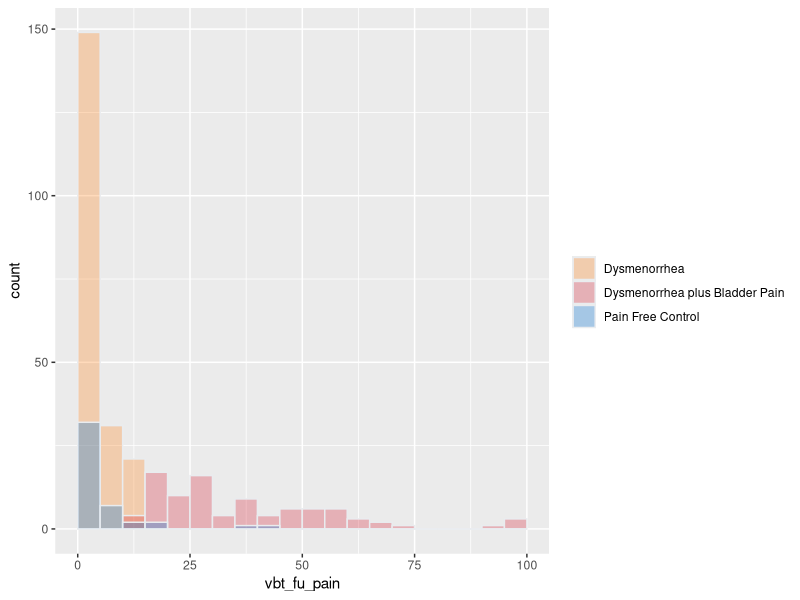
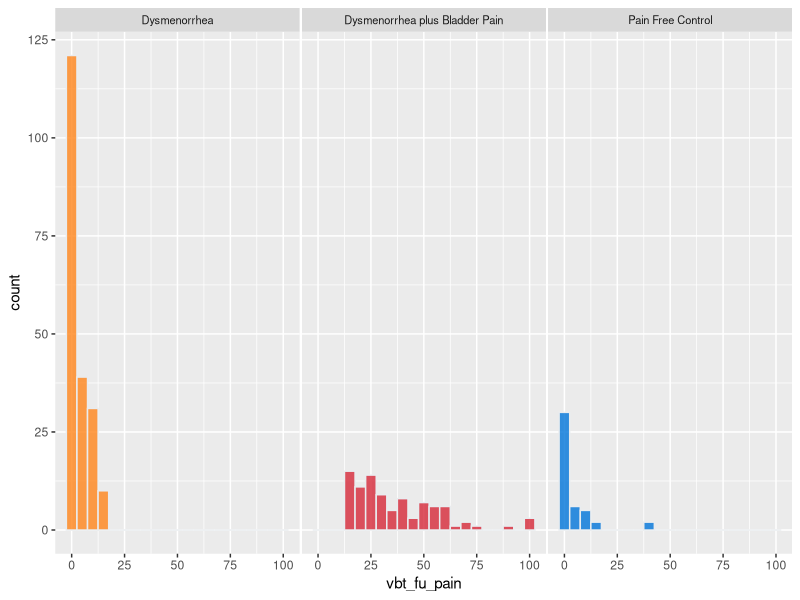
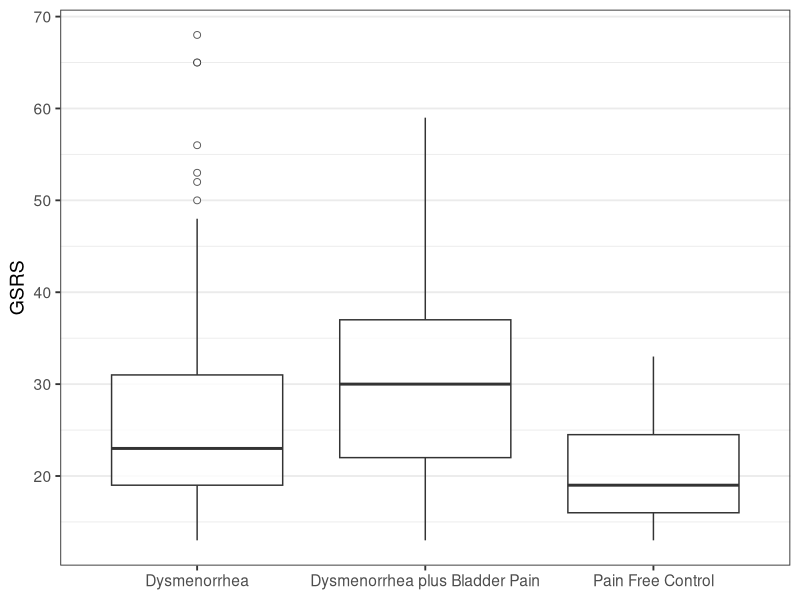
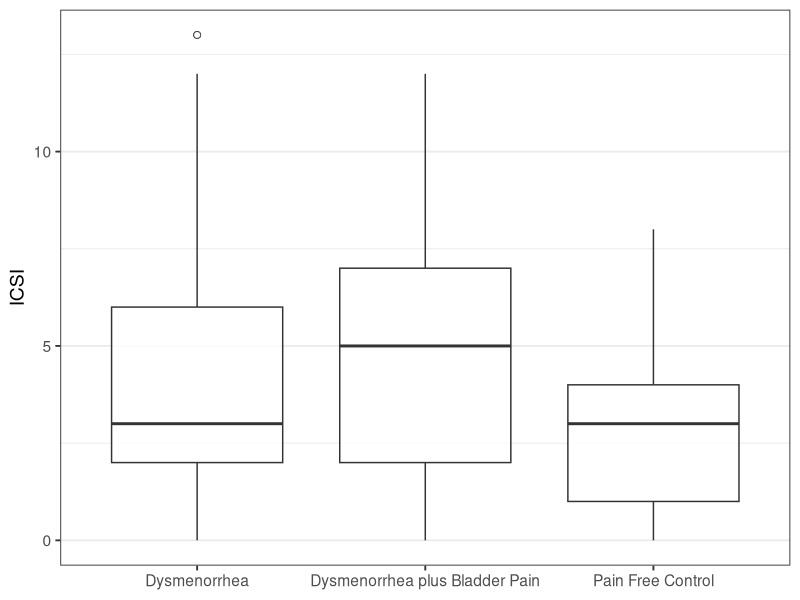
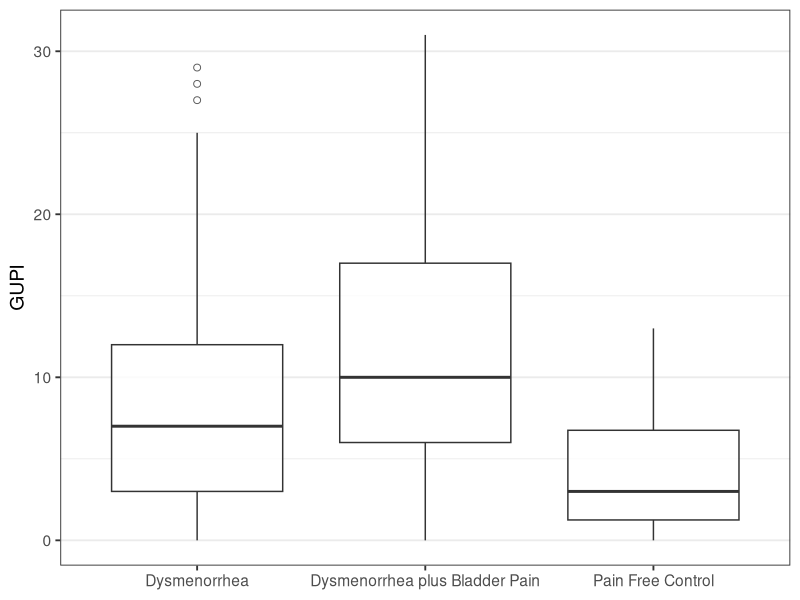

Here is the R script that generated these plots, in order: (Note: this script raises an error after producing the figures.)
#VBT Predictive Factors ~ part 2 (graphs)
#Written by Sarah Darnell, last modified 12.18.25

library(readr)
library(dplyr)
library(ggplot2)

#set working directory
setwd("~/Sarah work stuff/2025 Data Projects/VBT Predictive Factors CRAMPP2")

#import latest dataset
redcap <- read_csv("Edited data files/redcap_post_supplementary_vars.csv")

redcap_subset <- redcap %>%
  filter(redcap_event_name == "virtual_assessment_arm_1") %>%
  select(record_id, Group, vbt_fu_pain)

#1746, 1760, 1956, 2661, 2995 need to be switched to DYS instead of DYSB

########################
##Histogram of FU pain##
########################

#option 1 - Mirror histogram - need to figure out transparency
ggplot(redcap, aes(x = vbt_fu_pain, fill = Group)) +
  geom_histogram(color="#e9ecef", alpha=0.3, position = 'identity', 
                 binwidth = 5, boundary = 0) +
  scale_fill_manual(values=c("#ff851b", "#d62839", "#0074D9")) +
  labs(fill="")

#option 2 - small multiple
ggplot(redcap, aes(x=vbt_fu_pain, fill=Group)) +
  geom_histogram(color="#e9ecef", alpha=0.8, binwidth = 5) +
  scale_fill_manual(values=c("#ff851b", "#d62839", "#0074D9")) +
  theme(
    legend.position="none",
    panel.spacing = unit(0.1, "lines"),
    strip.text.x = element_text(size = 8)
  ) +
  facet_wrap(~Group)


















#############################################
##CPP measures box plots (GSRS, ICSI, GUPI)##
#############################################

#GSRS box plot
ggplot(redcap, aes(x = Group, y = gsrs_bl)) +
  geom_boxplot(outlier.shape = 21, outlier.size = 2, alpha = 0.8) +
  theme_bw(base_size = 14) +
  theme(
    legend.position = "none",
    panel.grid.major.x = element_blank(),
    axis.title.x = element_blank()
  ) +
  labs(
    y = "GSRS"
  )

#ICSI box plot
ggplot(redcap, aes(x = Group, y = icsi_bl)) +
  geom_boxplot(outlier.shape = 21, outlier.size = 2, alpha = 0.8) +
  theme_bw(base_size = 14) +
  theme(
    legend.position = "none",
    panel.grid.major.x = element_blank(),
    axis.title.x = element_blank()
  ) +
  labs(
    y = "ICSI"
  )

#GUPI box plot
ggplot(redcap, aes(x = Group, y = gupi_bl)) +
  geom_boxplot(outlier.shape = 21, outlier.size = 2, alpha = 0.8) +
  theme_bw(base_size = 14) +
  theme(
    legend.position = "none",
    panel.grid.major.x = element_blank(),
    axis.title.x = element_blank()
  ) +
  labs(
    y = "GUPI"
  )


##############################################
## Correlation matrices (GSRS, ICSI, GUPI ) ##
##############################################

#uncomment to save output
sink("Logs/3.2.26/cor_matrix_log.txt")

#subset needed variables
correlation_subset <- redcap %>%
  filter(redcap_event_name == "virtual_assessment_arm_1") %>%
  select(record_id, vbt_fu_pain, bl_urine_ml, 
         gupi_bl, icsi_bl, gsrs_bl, mcgill_1,
         mcgill_2, mcgill_3)

vars <- correlation_subset %>% select(vbt_fu_pain, bl_urine_ml, 
                                      gupi_bl, icsi_bl, gsrs_bl,
                                      mcgill_1, mcgill_2, mcgill_3)

#spearman matrix
cor(vars, method = "spearman", use = "pairwise.complete.obs")


#pearson matrix
cor(vars, method = "pearson", use = "pairwise.complete.obs")

sink()


###########################################
## Regression Models (GSRS, ICSI, GUPI) ##
###########################################

#uncomment to save output - update date here and throughout ggplots 
sink("Logs/12.18.25/regression_log.txt")


#subset needed variables
regression_subset <- redcap %>%
  filter(redcap_event_name == "virtual_assessment_arm_1") %>%
  select(record_id, vbt_fu_pain, bl_urine_ml, 
         vbt_fs_pain, vbt_mt_pain, mcgill_1,
         mcgill_2, mcgill_3, promis_anx_t_score, 
         promis_dep_t_score, `PCS-T`, gsrs_bl, icsi_bl, gupi_bl)

#Model #1: mcgill_1/2/3 ~ FS pain + FU pain + MT pain + volume voided

mcgill_1_model_1 <- lm(mcgill_1 ~ 
                       vbt_fs_pain + 
                       vbt_fu_pain +
                       vbt_mt_pain +
                       bl_urine_ml, 
                  data = regression_subset)
#print summary of model
summary(mcgill_1_model_1)

mcgill_2_model_1 <- lm(mcgill_2 ~ 
                       vbt_fs_pain + 
                       vbt_fu_pain +
                       vbt_mt_pain +
                       bl_urine_ml, 
                     data = regression_subset)
#print summary of model
summary(mcgill_2_model_1)

mcgill_3_model_1 <- lm(mcgill_3 ~ 
                       vbt_fs_pain + 
                       vbt_fu_pain +
                       vbt_mt_pain +
                       bl_urine_ml, 
                     data = regression_subset)
#print summary of model
summary(mcgill_3_model_1)

#Model #2: mcgill_1/2/3 ~ anxiety, depression, PCS

mcgill_1_model_2 <- lm(mcgill_1 ~ 
                      promis_anx_t_score + 
                      promis_dep_t_score +
                      `PCS-T`, 
                     data = regression_subset)

#print summary of model
summary(mcgill_1_model_2)

mcgill_2_model_2 <- lm(mcgill_2 ~ 
                         promis_anx_t_score + 
                         promis_dep_t_score +
                         `PCS-T`, 
                       data = regression_subset)

#print summary of model
summary(mcgill_2_model_2)

mcgill_3_model_2 <- lm(mcgill_3 ~ 
                         promis_anx_t_score + 
                         promis_dep_t_score +
                         `PCS-T`, 
                       data = regression_subset)

#print summary of model
summary(mcgill_3_model_2)

#Model #3: mcgill_1/2/3 ~ anxiety, depression, PCS, 
#vbt_fs_pain, vbt_fu_pain, vbt_mt_pain, bl_urine_ml

mcgill_1_model_3 <- lm(mcgill_1 ~ 
                         promis_anx_t_score + 
                         promis_dep_t_score +
                         `PCS-T`+
                         vbt_fs_pain + 
                         vbt_fu_pain +
                         vbt_mt_pain +
                         bl_urine_ml,
                       data = regression_subset)

#print summary of model
summary(mcgill_1_model_3)

mcgill_2_model_3 <- lm(mcgill_2 ~ 
                         promis_anx_t_score + 
                         promis_dep_t_score +
                         `PCS-T`+
                         vbt_fs_pain + 
                         vbt_fu_pain +
                         vbt_mt_pain +
                         bl_urine_ml,
                       data = regression_subset)

#print summary of model
summary(mcgill_2_model_3)

mcgill_3_model_3 <- lm(mcgill_3 ~ 
                         promis_anx_t_score + 
                         promis_dep_t_score +
                         `PCS-T`+
                         vbt_fs_pain + 
                         vbt_fu_pain +
                         vbt_mt_pain +
                         bl_urine_ml,
                       data = regression_subset)

#print summary of model
summary(mcgill_3_model_3)

#Model #4: mcgill_1/2/3 ~ anxiety, depression, PCS, GSRS

mcgill_1_model_4 <- lm(mcgill_1 ~ 
                         promis_anx_t_score + 
                         promis_dep_t_score +
                         `PCS-T`+
                         gsrs_bl,
                       data = regression_subset)

#print summary of model
summary(mcgill_1_model_4)

mcgill_2_model_4 <- lm(mcgill_2 ~ 
                         promis_anx_t_score + 
                         promis_dep_t_score +
                         `PCS-T`+
                         gsrs_bl,
                       data = regression_subset)

#print summary of model
summary(mcgill_2_model_4)

mcgill_3_model_4 <- lm(mcgill_3 ~ 
                         promis_anx_t_score + 
                         promis_dep_t_score +
                         `PCS-T`+
                         gsrs_bl,
                       data = regression_subset)

#print summary of model
summary(mcgill_3_model_4)

#Model #5: mcgill_1/2/3 ~ anxiety, depression, PCS, ICSI

mcgill_1_model_5 <- lm(mcgill_1 ~ 
                         promis_anx_t_score + 
                         promis_dep_t_score +
                         `PCS-T`+
                         icsi_bl,
                       data = regression_subset)

#print summary of model
summary(mcgill_1_model_5)

mcgill_2_model_5 <- lm(mcgill_2 ~ 
                         promis_anx_t_score + 
                         promis_dep_t_score +
                         `PCS-T`+
                         icsi_bl,
                       data = regression_subset)

#print summary of model
summary(mcgill_2_model_5)

mcgill_3_model_5 <- lm(mcgill_3 ~ 
                         promis_anx_t_score + 
                         promis_dep_t_score +
                         `PCS-T`+
                         icsi_bl,
                       data = regression_subset)

#print summary of model
summary(mcgill_3_model_5)

#Model #6: mcgill_1/2/3 ~ anxiety, depression, PCS, GUPI

mcgill_1_model_6 <- lm(mcgill_1 ~ 
                         promis_anx_t_score + 
                         promis_dep_t_score +
                         `PCS-T`+
                         gupi_bl,
                       data = regression_subset)

#print summary of model
summary(mcgill_1_model_6)

mcgill_2_model_6 <- lm(mcgill_2 ~ 
                         promis_anx_t_score + 
                         promis_dep_t_score +
                         `PCS-T`+
                         gupi_bl,
                       data = regression_subset)

#print summary of model
summary(mcgill_2_model_6)

mcgill_3_model_6 <- lm(mcgill_3 ~ 
                         promis_anx_t_score + 
                         promis_dep_t_score +
                         `PCS-T`+
                         gupi_bl,
                       data = regression_subset)

#print summary of model
summary(mcgill_3_model_6)


#uncomment to stop logging
sink()
